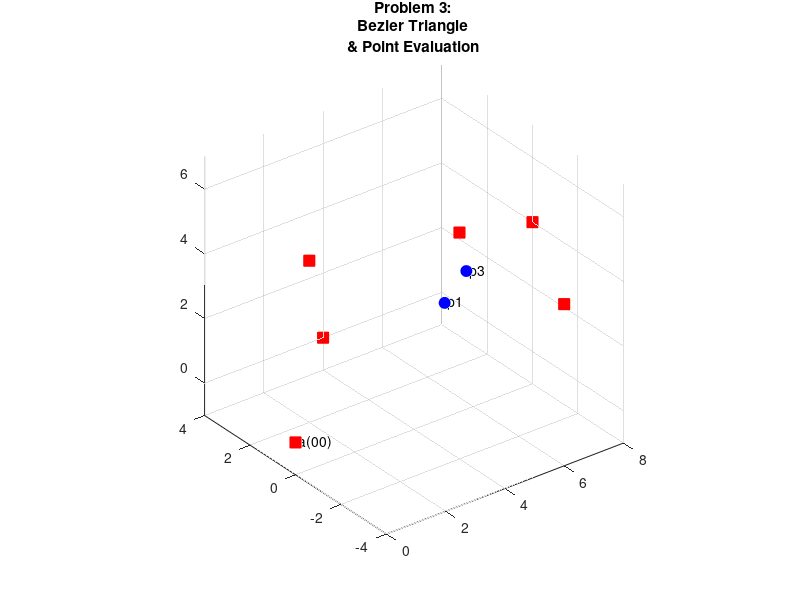

The MATLAB script that drew this image:
function main_03()
    % 控制点
    P = [0 0 0; 2 2 4; 4 -2 6; 4 4 0; 8 0 4; 6 -4 4]'; % 3x6

    % 注意：三角形网格连线比较复杂，这里只画控制点
    plot3(P(1,:), P(2,:), P(3,:), 'rs', 'MarkerSize', 8, 'MarkerFaceColor', 'r');
    text(P(1,1), P(2,1), P(3,1), ' a(00)');
    hold on;

    % 待测参数
    uv_list = [0.25 0.5; 0.3 0.75; 0.5 0.5];
    names = {'p1', 'p2', 'p3'};

    for k = 1:3
        u = uv_list(k, 1);
        v = uv_list(k, 2);

        % 计算重心坐标 (基于题意: c=(0.5,1), b=(1,0), a=(0,0))
        % explicit formulas derived previously:
        gamma = v;
        beta = u - 0.5*v;
        alpha = 1 - beta - gamma;

        fprintf('Point %s: (alpha=%.2f, beta=%.2f, gamma=%.2f) -> ', names{k}, alpha, beta, gamma);

        if alpha < -1e-6 || beta < -1e-6 || gamma < -1e-6
            fprintf('Outside Triangle\n');
        else
            fprintf('Inside Triangle\n');
            % De Casteljau
            pt = de_casteljau_tri(P, alpha, beta, gamma);
            plot3(pt(1), pt(2), pt(3), 'bo', 'MarkerFaceColor', 'b', 'MarkerSize', 8);
            text(pt(1), pt(2), pt(3), [' ' names{k}]);
            fprintf('   Surface Point: (%.4f, %.4f, %.4f)\n', pt);
        end
    end

    title({'Problem 3:', 'Bezier Triangle', '& Point Evaluation'});
    axis equal; grid on; view(3);
    hold off;
end

function pt = de_casteljau_tri(P, a, b, c)
    % r=1
    P1_100 = a*P(:,1) + b*P(:,2) + c*P(:,3);
    P1_010 = a*P(:,2) + b*P(:,4) + c*P(:,5);
    P1_001 = a*P(:,3) + b*P(:,5) + c*P(:,6);
    % r=2
    pt = a*P1_100 + b*P1_010 + c*P1_001;
end
